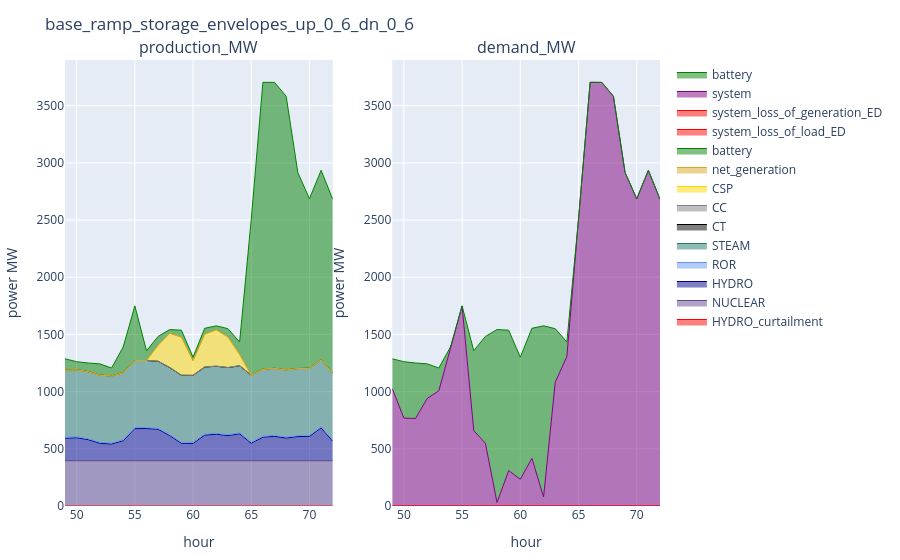

The notebook cell saved with this chart:
### Markdown cell above
### ED

### Code cell
config_ = config_1
supply_ed_ = supply_ed[(supply_ed.configuration .== config_) .& (supply_ed.day .== day_) .& (supply_ed.iteration .== iteration_), :]
demand_ed_ = demand_ed[(demand_ed.configuration .== config_) .& (demand_ed.day .== day_) .& (demand_ed.iteration .== iteration_), :]
plot_supply_demand(supply_ed_, demand_ed_, string(config_))

### Figure 1 — Plotly figure (JSON) as saved in the notebook; plotly's stock layout.template omitted (floating-point values rounded to 4 significant figures)
{"data": [{"line": {"color": "red", "shape": "line", "width": 1}, "mode": "lines", "name": "HYDRO_curtailment", "stackgroup": "one", "type": "scatter", "x": [51, 52, 55, 65, 66, 69, 72], "xaxis": "x1", "y": [1.421e-14, 3.553e-15, 1.554e-14, 2.931e-14, 1.421e-14, 3.553e-15, 7.105e-15], "yaxis": "y1"}, {"line": {"color": "rgba(95, 70, 144, 1)", "shape": "line", "width": 1}, "mode": "lines", "name": "NUCLEAR", "stackgroup": "one", "type": "scatter", "x": [49, 50, 51, 52, 53, 54, 55, 56, 57, 58, 59, 60, 61, 62, 63, 64, 65, 66, 67, 68, 69, 70, 71, 72], "xaxis": "x1", "y": [396.0, 396.0, 396.0, 396.0, 396.0, 396.0, 396.0, 396.0, 396.0, 396.0, 396.0, 396.0, 396.0, 396.0, 396.0, 396.0, 396.0, 396.0, 396.0, 396.0, 396.0, 396.0, 396.0, 396.0], "yaxis": "y1"}, {"line": {"color": "darkblue", "shape": "line", "width": 1}, "mode": "lines", "name": "HYDRO", "stackgroup": "one", "type": "scatter", "x": [49, 50, 51, 52, 53, 54, 55, 56, 57, 58, 59, 60, 61, 62, 63, 64, 65, 66, 67, 68, 69, 70, 71, 72], "xaxis": "x1", "y": [196.7, 200.9, 183.9, 152.3, 146.1, 174.9, 280.5, 281.1, 274.7, 219.1, 152.1, 151.1, 224.1, 231.1, 219.1, 235.3, 152.7, 205.9, 212.9, 198.3, 211.1, 213.1, 286.9, 169.9], "yaxis": "y1"}, {"line": {"color": "cornflowerblue", "shape": "line", "width": 1}, "mode": "lines", "name": "ROR", "stackgroup": "one", "type": "scatter", "x": [49, 50, 51, 52, 53, 54, 55, 56, 57, 58, 59, 60, 61, 62, 63, 64, 65, 66, 67, 68, 69, 70, 71, 72], "xaxis": "x1", "y": [9.098, 9.098, 9.098, 9.303, 9.098, 9.098, 9.502, 9.303, 9.303, 9.303, 9.303, 9.303, 9.098, 9.303, 9.303, 9.502, 9.303, 9.303, 9.303, 9.303, 9.502, 9.098, 9.303, 9.098], "yaxis": "y1"}, {"line": {"color": "rgba(36, 121, 108, 1)", "shape": "line", "width": 1}, "mode": "lines", "name": "STEAM", "stackgroup": "one", "type": "scatter", "x": [49, 50, 51, 52, 53, 54, 55, 56, 57, 58, 59, 60, 61, 62, 63, 64, 65, 66, 67, 68, 69, 70, 71, 72], "xaxis": "x1", "y": [586.0, 586.0, 586.0, 586.0, 586.0, 586.0, 586.0, 586.0, 586.0, 586.0, 586.0, 586.0, 586.0, 586.0, 586.0, 586.0, 586.0, 586.0, 586.0, 586.0, 586.0, 586.0, 586.0, 586.0], "yaxis": "y1"}, {"line": {"color": "black", "shape": "line", "width": 1}, "mode": "lines", "name": "CT", "stackgroup": "one", "type": "scatter", "x": [49, 50, 51, 52, 53, 54, 55, 56, 57, 58, 59, 60, 61, 62, 63, 64, 65, 66, 67, 68, 69, 70, 71, 72], "xaxis": "x1", "y": [0, 0, 0, 0, 0, 0, 0, 0, 0, 0, 0, 0, 0, 0, 0, 0, 0, 0, 0, 0, 0, 0, 0, 0], "yaxis": "y1"}, {"line": {"color": "grey", "shape": "line", "width": 1}, "mode": "lines", "name": "CC", "stackgroup": "one", "type": "scatter", "x": [49, 50, 51, 52, 53, 54, 55, 56, 57, 58, 59, 60, 61, 62, 63, 64, 65, 66, 67, 68, 69, 70, 71, 72], "xaxis": "x1", "y": [0, 0, 0, 0, 0, 0, 0, 0, 0, 0, 0, 0, 0, 0, 0, 0, 0, 0, 0, 0, 0, 0, 0, 0], "yaxis": "y1"}, {"line": {"color": "gold", "shape": "line", "width": 1}, "mode": "lines", "name": "CSP", "stackgroup": "one", "type": "scatter", "x": [49, 50, 51, 52, 53, 54, 55, 56, 57, 58, 59, 60, 61, 62, 63, 64, 65, 66, 67, 68, 69, 70, 71, 72], "xaxis": "x1", "y": [0, 0, 0, 0, 0, 0, 0, 0, 139.4, 299.7, 332.8, 126.6, 286.1, 318.2, 266.4, 98.0, 0, 0, 0, 0, 0, 0, 0, 0], "yaxis": "y1"}, {"line": {"color": "goldenrod", "shape": "line", "width": 1}, "mode": "lines", "name": "net_generation", "stackgroup": "one", "type": "scatter", "x": [49, 50, 51, 52, 53, 54, 55, 56, 57, 58, 59, 60, 61, 62, 63, 64, 65, 66, 67, 68, 69, 70, 71, 72], "xaxis": "x1", "y": [0, 0, 0, 0, 0, 0, 0, 0, 0, 0, 0, 0, 0, 0, 0, 0, 0, 0, 0, 0, 0, 0, 0, 0], "yaxis": "y1"}, {"line": {"color": "green", "shape": "line", "width": 1}, "mode": "lines", "name": "battery", "stackgroup": "one", "type": "scatter", "x": [49, 50, 51, 52, 53, 54, 55, 56, 57, 58, 59, 60, 61, 62, 63, 64, 65, 66, 67, 68, 69, 70, 71, 72], "xaxis": "x1", "y": [99.56, 69.9, 75.57, 99.24, 69.53, 224.5, 477.9, 85.22, 77.45, 32.32, 61.18, 32.08, 52.6, 34.61, 73.89, 109.0, 1362.0, 2508.0, 2500.0, 2393.0, 1713.0, 1482.0, 1657.0, 1521.0], "yaxis": "y1"}, {"line": {"color": "red", "shape": "line", "width": 1}, "mode": "lines", "name": "system_loss_of_load_ED", "stackgroup": "one", "type": "scatter", "x": [49, 50, 51, 52, 53, 54, 55, 56, 57, 58, 59, 60, 61, 62, 63, 64, 65, 66, 67, 68, 69, 70, 71, 72], "xaxis": "x2", "y": [5.294e-12, 5.294e-12, 5.294e-12, 5.294e-12, 5.294e-12, 5.294e-12, 5.294e-12, 5.294e-12, 5.294e-12, 5.294e-12, 5.294e-12, 5.294e-12, 5.294e-12, 5.294e-12, 5.294e-12, 5.294e-12, 5.294e-12, 5.294e-12, 5.294e-12, 5.294e-12, 5.294e-12, 5.294e-12, 5.294e-12, 5.294e-12], "yaxis": "y2"}, {"line": {"color": "red", "shape": "line", "width": 1}, "mode": "lines", "name": "system_loss_of_generation_ED", "stackgroup": "one", "type": "scatter", "x": [49, 50, 51, 52, 53, 54, 55, 56, 57, 58, 59, 60, 61, 62, 63, 64, 65, 66, 67, 68, 69, 70, 71, 72], "xaxis": "x2", "y": [2.656e-09, 1.765e-09, 1.765e-09, 1.765e-09, 1.765e-09, 1.765e-09, 1.765e-09, 1.765e-09, 1.765e-09, 1.765e-09, 1.765e-09, 1.765e-09, 1.765e-09, 1.765e-09, 1.765e-09, 1.765e-09, 1.765e-09, 1.765e-09, 1.765e-09, 1.765e-09, 1.765e-09, 1.765e-09, 1.765e-09, 1.765e-09], "yaxis": "y2"}, {"line": {"color": "purple", "shape": "line", "width": 1}, "mode": "lines", "name": "system", "stackgroup": "one", "type": "scatter", "x": [49, 50, 51, 52, 53, 54, 55, 56, 57, 58, 59, 60, 61, 62, 63, 64, 65, 66, 67, 68, 69, 70, 71, 72], "xaxis": "x2", "y": [1027.0, 768.8, 765.5, 940.0, 1007.0, 1390.0, 1750.0, 659.0, 549.1, 30.32, 309.1, 233.9, 417.3, 78.79, 1082.0, 1308.0, 2506.0, 3705.0, 3704.0, 3582.0, 2916.0, 2687.0, 2935.0, 2682.0], "yaxis": "y2"}, {"line": {"color": "green", "shape": "line", "width": 1}, "mode": "lines", "name": "battery", "stackgroup": "one", "type": "scatter", "x": [49, 50, 51, 52, 53, 54, 55, 56, 57, 58, 59, 60, 61, 62, 63, 64, 65, 66, 67, 68, 69, 70, 71, 72], "xaxis": "x2", "y": [260.6, 493.1, 485.1, 302.9, 199.5, 0, 0, 698.7, 933.8, 1512.0, 1228.0, 1067.0, 1137.0, 1496.0, 469.2, 125.9, 0, 0, 0, 0, 0, 0, 0, 0], "yaxis": "y2"}], "layout": {"annotations": [{"font": {"size": 16}, "showarrow": false, "text": "production_MW", "x": 0.225, "xanchor": "center", "xref": "paper", "y": 1, "yanchor": "bottom", "yref": "paper"}, {"font": {"size": 16}, "showarrow": false, "text": "demand_MW", "x": 0.775, "xanchor": "center", "xref": "paper", "y": 1, "yanchor": "bottom", "yref": "paper"}], "margin": {"b": 50, "l": 50, "r": 50, "t": 60}, "title": "base_ramp_storage_envelopes_up_0_6_dn_0_6", "xaxis1": {"anchor": "y1", "domain": [0, 0.45], "title": {"text": "hour"}}, "xaxis2": {"anchor": "y2", "domain": [0.55, 1], "title": {"text": "hour"}}, "yaxis1": {"anchor": "x1", "domain": [0, 1], "title": {"text": "power MW"}}, "yaxis2": {"anchor": "x2", "domain": [0, 1], "title": {"text": "power MW"}}}}
